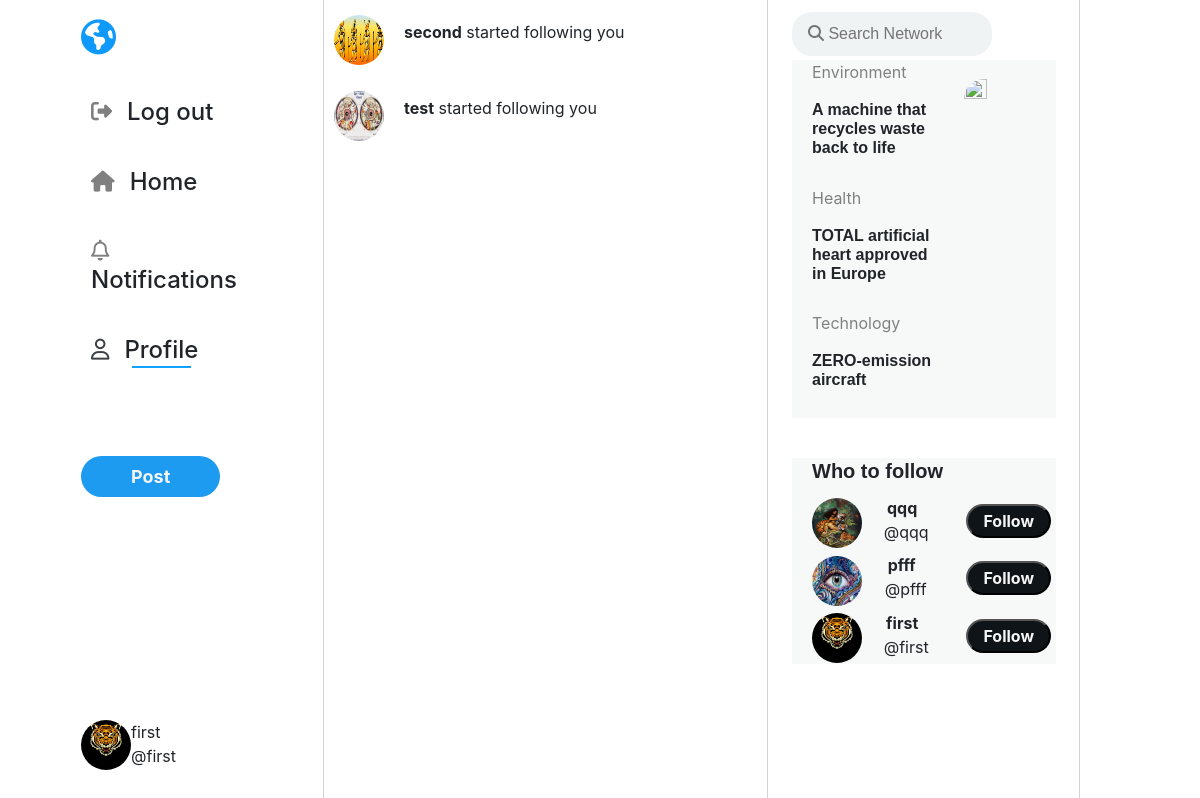
The app's page /test (signed in) with its own data.
### network/models.py (models this page shows, shortened)
class User(AbstractUser):
    profile_image = models.ImageField(null=True, blank=True, upload_to="images/")
    cover_image = models.ImageField(null=True, blank=True, upload_to="cover/",default="cover/jaguar.jpg")
    bio = models.CharField(max_length=100, blank=True,default='Hello, im new!')

class Follower(models.Model):
    follower = models.ForeignKey(
        User, on_delete=models.CASCADE, related_name='follower', default=None)
    following = models.ForeignKey(
        User, on_delete=models.CASCADE, related_name='following', default=None)
    class Meta:
        unique_together = (('follower', 'following'),)

### network/views.py (the view)
# urls.py: path("test", views.test, name="test"),
def test(request):
    is_following = 0
    if request.user.is_authenticated:
        user = request.session['_auth_user_id']
        username = User.objects.get(id=user)
        followingList = Follower.objects.filter(follower=int(user))
        followersList = Follower.objects.filter(following=int(user))
        likes = Like.objects.filter(post=OuterRef('id'), user_id=user)
        posts = Post.objects.filter().order_by(
            '-post_date').annotate(current_like=Count(likes.values('id')))
        '''
        '''
        currentUser = Follower.objects.filter(follower_id=user)
        userFollowing = []
        for i in currentUser:
            userFollowing.append(i.following_id)
        userList=[]
        users = User.objects.all()
        for i in users:
            userList.append(i.id)
        followSuggestions = [x for x in userList if x not in userFollowing]
        suggestionList = []
        for i in followSuggestions:
            x = User.objects.get(id=i)
            suggestionList.append(x)
        for i in followSuggestions:
            is_following = Follower.objects.filter(follower=user, following=i).count()
    else:
        posts = Post.objects.order_by('-post_date').all()
    paginator = Paginator(posts, MAX_POSTS_PER_PAGE)
    page_number = request.GET.get('page')
    page_obj = paginator.get_page(page_number)
    return render(request, "network/test.html", {
        "username":username,
        'posts': page_obj,
        'form': NewPostForm(),
        'form_edit': NewEditPostForm(),
        "followingList": followingList,
        "followersList":followersList,
        'suggestionList': random.sample(suggestionList, 3),
        "is_following": is_following
    })

### network/views.py
class NewPostForm(forms.Form):
    post_text = forms.Field(widget=forms.Textarea(
        {'rows': '2','id':'textPost', 'maxlength': 160, 'class': 'form-control', 'placeholder': "What's happening?",'style': "resize:none;float:right;padding-top:20px;padding-left:70px;font-size:large;",}), label="New Post", required=True)

class NewEditPostForm(forms.Form):
    id_post_edit_text = forms.Field(widget=forms.Textarea(
        {'rows': '3', 'maxlength': 160, 'class': 'form-control', 'placeholder': "What's happening?", 'id': 'id_post_edit_text'}), label="New Post", required=True)

### network/templates/network/test.html
{% extends "network/layout.html" %}
{% load static %}
{% block body %}
<div class="mainA">
<div>
    {% for user in followersList %}
        <div class="profilePic">
            <img class="picture"  src="{{ user.follower.profile_image.url }}">
        </div>
    <div class="card">
        <div class="card-body">
            <p class="card-title"><a href="{% url 'profile' user.follower %}"><strong>{{user.follower}}</strong> started following you</a></p>
        </div>
    </div>
    {% empty %}
    <h3 style="margin:5% 0% 10% 15%;">No Notifications <br>- yet.</h3>
    {% endfor %}
</div>
</div>
{% endblock %}

### network/templates/network/layout.html (shortened to what this page needs)
{% load static %}
<!DOCTYPE html>
<html lang="en">
<head>
    <link rel="stylesheet" href="https://stackpath.bootstrapcdn.com/bootstrap/4.5.0/css/bootstrap.min.css"
>
    <link href="https://use.fontawesome.com/releases/v5.13.0/css/all.css" rel="stylesheet">
    <link href="{% static 'network/styles.css' %}" rel="stylesheet">
    <link href="{% static 'network/responsive.css' %}" rel="stylesheet">
</head>
<body>
    <div class="welcomeDiv">
         <div class="firstDiv">
    <article class="leftSide aWidth smallerWidth">
        {% if user.is_authenticated %}
                <i id="globe" class="fas fa-globe-americas show"></i>
            <h4><a class="nav-link" href="{% url 'logout' %}"><i class="show m fas fa-sign-out-alt fa-sm"></i>Log out</a></h4>
            <h4><a class="nav-link" href="{% url 'index' %}"><i  class="show m fas fa-home fa-sm"></i>Home</a></h4>
             <h4><a class="nav-link" href="{% url 'test' %}"><i  class="show m far fa-bell fa-sm" ></i>Notifications</a></h4>
             <h4 ><a class="nav-link" href="{% url 'profile' user.username %}"><i style="color:rgb(60,64,68);" class="show m far fa-user fa-sm"></i><span class="underline">Profile</span></a></h4>
            <h4 ><a class="nav-link" href="{% url 'profile' user.username %}"></a></h4>
            <a class="postSide" style="width:100%;height:100%;border-radius:40px;background-color:rgb(29,155,240);color:whitesmoke;padding:10px 50px;outline:none;font-weight:700;font-size:large;">Post</a>
            <div class="prof" style="margin-right:50px;position:fixed;bottom:2%;">
            <img style="position: absolute;top: margin:40px" class="picture show" src="{{ username.profile_image.url }}">
            <span style="left:50px;position:relative;"><p>{{username.username}}<br>@{{username.username}}</p>
            </div>
        {% endif %}
    </article>
    </div>
        {% block body %}
        {% endblock %}
    <div class="rightDiv2 smallerWidth">
            <article class="searchArticle">
                <input type="text" class="inputS articleOneInput" placeholder="&#xF002; Search Network" >
            </article>
            <article class="articleTop">
            <article style="padding:0px 5px 20px 20px;position: relative;" >
                <a href="https://globalgoodness.ca/en/a-machine-that-recycles-waste-back-to-life/?gclid=EAIaIQobChMI_Lv_2dfP9QIVm_bjBx29dAkIEAAYASAAEgI04vD_BwE" target="_blank" rel="">
                <p class="articleTitle">Environment </p>
                <h5 class="articleInfo">A machine that recycles waste back to life</h5>
                <img class="articleImage" src="{% static 'network/news.jpg' %}">
                </a>
            </article>
            <article style="padding:0px 5px 20px 20px;position: relative;">
            <a href="https://globalgoodness.ca/en/total-artificial-hearts-approved-in-europe/?gclid=EAIaIQobChMI2crmtdjP9QIVfMiUCR0e7Ql0EAAYASAAEgIwJ_D_BwE" target="_blank" rel="">
                <p class="articleTitle">Health</p>
                <h5 class="articleInfo">TOTAL artificial heart approved in Europe</h5>
            </a>
            </article>
                <article style="padding:0px 5px 20px 20px;position: relative;">
                            <a href="https://globalgoodness.ca/en/zero-emission-aircraft/" target="_blank" rel="">
                <p class="articleTitle">Technology</p>
                <h5 class="articleInfo">ZERO-emission aircraft</h5>
                            </a>
            </article>
            {% if user.is_authenticated %}
             <article class="suggestion" style="padding:1px 5px 1px 20px;position: relative;border-top:40px solid white;">
                    <h5>Who to follow</h5>
                        {% for i in suggestionList %}
                    <div class="demo">
                        <span><img class="suggestionPic"  src="{{ i.profile_image.url }}"></span>
                        <span class="middle"><strong>{{i}}</strong><br> <p style="padding-left:8px;">@{{i}}</p></span>
                        <span>
                        {% if is_following > 0 %}
                            <butt on id="btnfollow" data-id="{{i.id}}" type="button"  style="background-color:rgb(15,20,25);float:right;color:whitesmoke;font-weight:bold;padding:3px 15px;border-radius:50px;">Following</button>
                            {% else %}
                            <button id="btnfollow" data-id="{{i.id}}" type="button"  style="background-color:rgb(15,20,25);float:right;color:whitesmoke;font-weight:bold;padding:3px 15px;border-radius:50px;">Follow</button>
                            {% endif %}
                        </span>
                    </div>
                        {% endfor %}
            </article>
            {% endif %}
        </article>
</div>
    </div>
</body>
</html>

### network/static/network/styles.css (style rules this page uses)
h5 { font-weight: bold; }
.fa-globe-americas { font-size: 65px; color:rgb(15,154,251) ; margin-bottom: 30px; }
a { all: unset; }
#globe { font-size: 35px; color:rgb(15,154,251) ; margin-top: 20px; }
.welcomeDiv { display: grid; grid-template-columns: 27% 37% 26%; grid-template-rows: 100vh; }
.welcomeDiv > div { border-right: 1px solid lightgray; }
.firstDiv { margin-left: 25%; border-right: 1px solid rgb(232,232,232); }
.rightDiv2 article { position: fixed; }
.rightDiv2 article article { background-color:rgb(247,249,249); }
.searchArticle { position: fixed; margin-left:2%; margin-top:1%; max-width: 22vw; border-radius:20px; }
.articleOneInput { border-radius:20px; font-family:Arial, FontAwesome; background-color:rgb(239,243,244); padding:10px 50px 10px 16px; border:hidden; }
a:link { text-decoration: none; }
.leftSide { position: fixed; align-content: left; width: 15%; height: 95%; }
.leftSide > h4 { margin-bottom: 15px; padding:5px 10px 5px 10px; }
.leftSide * { padding-left: 0; }
.inputS[type=text] { width: 200px; -webkit-transition: width .35s ease-in-out; transition: width .35s ease-in-out; }
.m { margin-right: 10px; padding-right:5px; color:gray; font-size:large; }
img { height: 100%; width: 100%; }
h5 { text-align: left; font-weight: bolder; font-family:Verdana, sans-serif; }
.profilePic { margin-top: 15px; margin-left: 10px; float: left; max-width: 25%; height: fit-content; }
.picture { margin:0 auto; height: 50px; width: 50px; border-radius: 50%; }
.card { height:fit-content; border:hidden; }
.articleTop { max-width: 22vw; height: 30vh; margin:5% 5% 0% 2%; border-radius: 20px; height:fit-content; }
.articleTitle { width:55%;color:gray; }
.articleInfo { width:55%; font-size:medium; }
.articleImage { width:30%; height:40%; position: absolute; top: 15%; right: 5%; border-radius:20px; }
.underline { background-image: linear-gradient(#0f9afb,#1af); background-position: bottom center; background-size: 80% 2px; background-repeat: no-repeat; padding-bottom: 4px; }
.postSide { outline:0; }
.mainA { border-right:1px solid lightgray; }
div.demo { display:table; width:100%; }
div.demo span { display:table-cell; }
div.demo .middle { display:inline-block; padding-top:5px; text-align:center; height: 10px; }
.suggestionPic { height: 50px; width: 50px; border-radius: 50%; margin-top:-20px; }

### records on screen
User: profile_image (picture), username "first"
Follower: follower.profile_image (picture), follower "second"
Follower: follower.profile_image (picture), follower "test"
User: profile_image (picture), username "qqq"
User: profile_image (picture), username "pfff"
